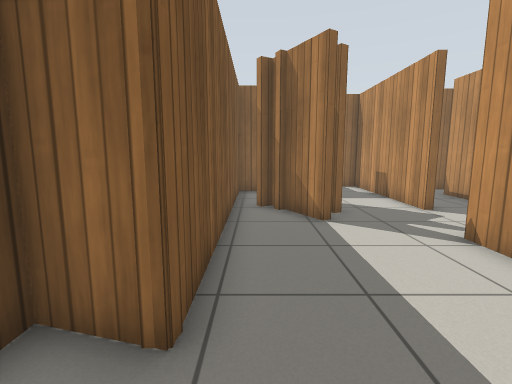
[1] (above)

17 first-person views from a walk through a world built for the Gazebo simulator. The camera is 0.94 m above the floor, tilts 8° down and sees 85° across. The lines on the ground mark 1 m squares. The floor is counted in squares, 0.5 m on a side. Each view is taken from the middle of a square. On the plan, view 1 faces up. The plan holds only what a view shows up to about 16 squares ahead; the rest is blank. Simple patterns stand in for the simulator's built-in surfaces.

[2]
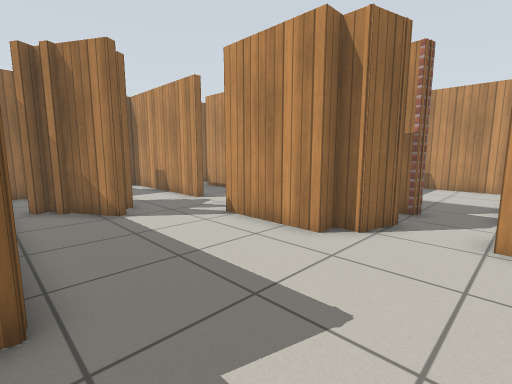

[3]
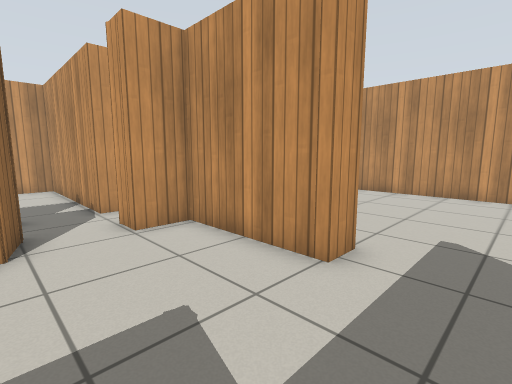

[4]
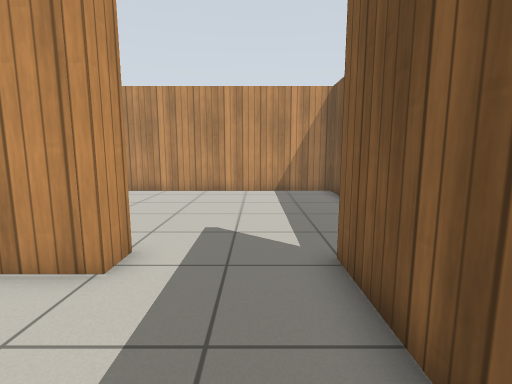

[5]
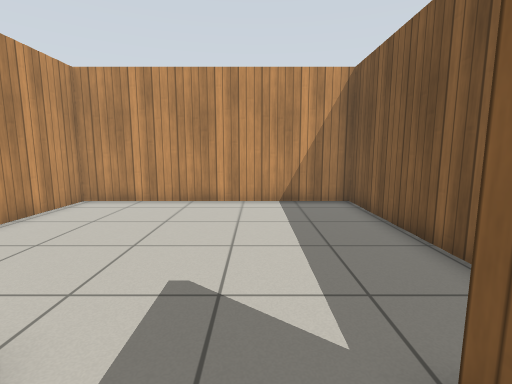

[6]
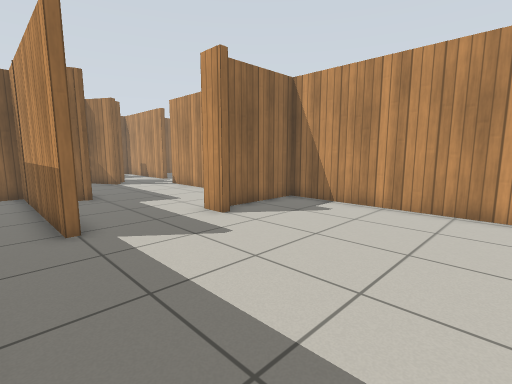

[7]
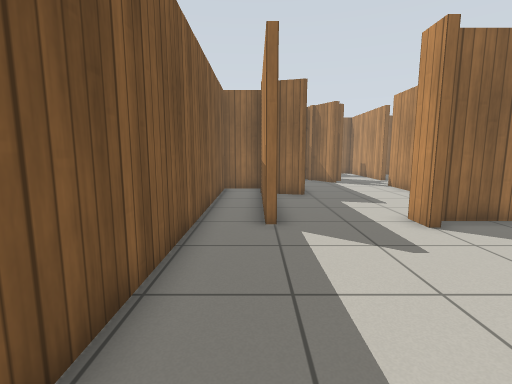

[8]
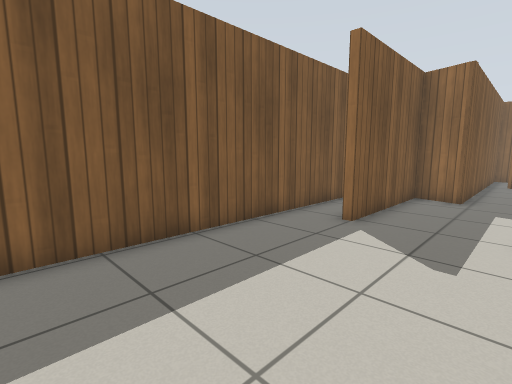

[9]
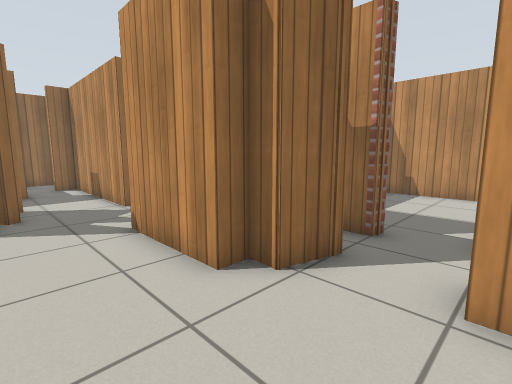

[10]
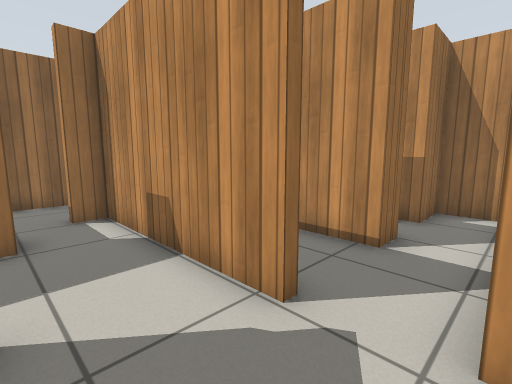

[11]
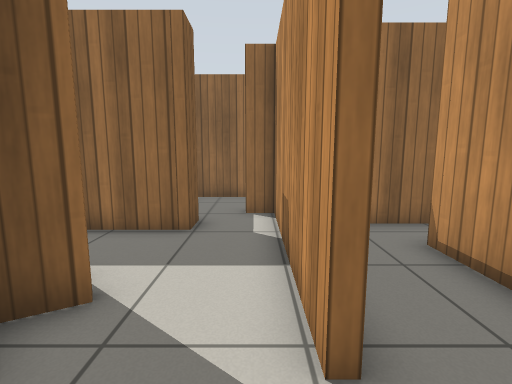

[12]
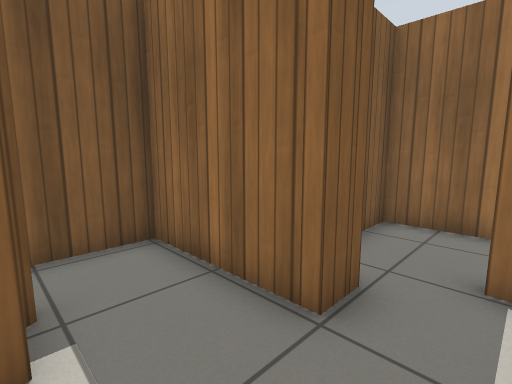

[13]
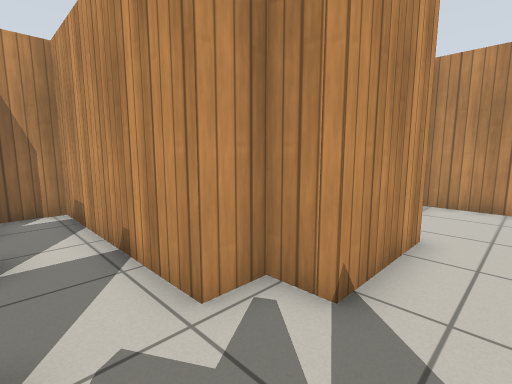

[14]
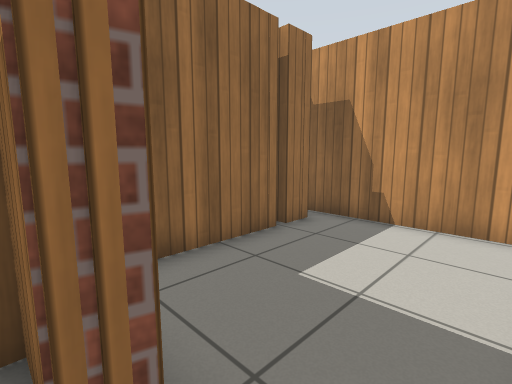

[15]
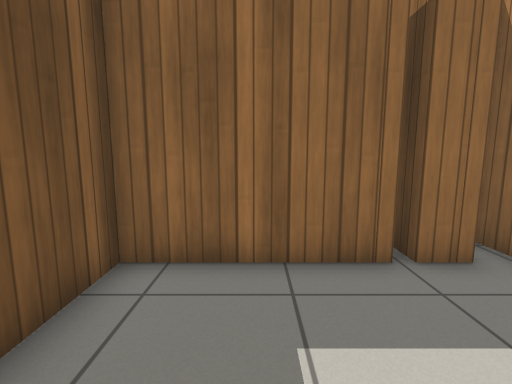

[16]
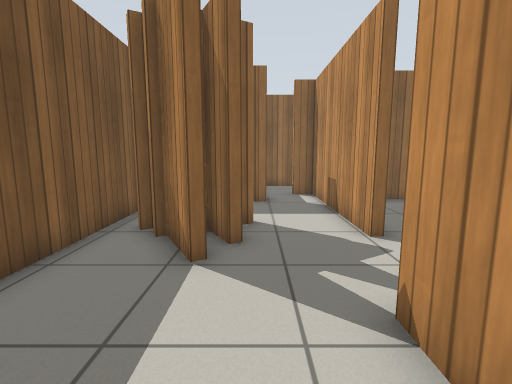

[17]
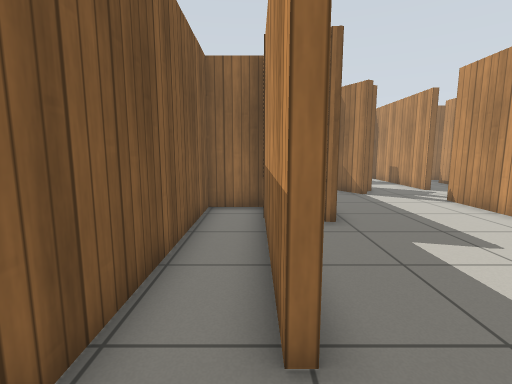

### Floor plan
Points are (right, up) in squares from view 1. A wall is a line through its corners. A room is listed if a view was taken in it or the views show most of it. See-through windows are left out.
Room 1 (views 1, 2, 3, 4, 5, 9, 10, 11, 12, 13, 16)
walls: (1.9, 7.5) (0.9, 9.3); (6.8, 1.4) (5.3, 1.8) (5.3, 2.5) (4.6, 2.5) (4.6, 6) (5.8, 6) (5.8, 7.2); (2.8, 8.8) (2.5, 8.6) (1.8, 9.7); (6, 9.1) (5.6, 9.1) (5.6, 11.6); (1.4, -2.1) (5.8, -2.1) (5.8, -0.6) (6.6, -0.6); (0.7, 9.9) (0.2, 9.6); (3, 10.4) (2.1, 9.9); (-0.8, 10) (-0.8, 2.4) (-2.5, 2.9) (-2.5, -1.4)
ways out: opening at (0, -2.5) to room 2; opening at (6.5, 0.5) to room 3; opening at (4, 10.5) to room 4; gap at (0, 10) to room 4; opening at (6, 8.5)
Room 2 (views 6, 7, 8, 17)
walls: (1.4, -3.3) (1.4, -2.1); (-2.7, -2.9) (-2.7, 4.6) (-4.6, 4.6) (-4.6, -11.8) (5.8, -11.8) (5.8, -2.4) (2.1, -2.4); (-2.5, -1.4) (-2.5, -2.9)
ways out: opening at (0, -2.5) to room 1
Room 3 (views 14, 15)
walls: (13.4, 4.6) (8.7, 4.6) (8.7, 2.4); (8.8, 1.4) (8.2, 1.4); (8.7, 1.3) (8.2, 1.5); (14.9, 4.6) (13.8, 4.6); (8.5, -0.6) (15.7, -0.6) (15.7, 5.7)
ways out: opening at (6.5, 0.5) to room 1; opening at (8, -1)
Room 4 (no view inside)
walls: (3.4, 14.8) (3.4, 13.7) (-0.8, 13.7) (-0.8, 10); (5.6, 11.6) (5.6, 15.6) (4.6, 15.6) (4.6, 16); (5.3, 18.8) (2.2, 18.8) (2.2, 17.3)
ways out: opening at (4, 10.5) to room 1; gap at (0, 10) to room 1

Positions as (right, up) in squares from view 1, and headings:
1: (0, 0), facing up
2: (-1, -1), facing up-right
3: (-1, 2), facing down-right
4: (-1, 2), facing down
5: (-1, -1), facing down
6: (-4, -10), facing up-right
7: (-3, -10), facing up
8: (1, -10), facing up-left
9: (2, -1), facing up-right
10: (3, 7), facing up-right
11: (5, 7), facing up
12: (5, 11), facing up-left
13: (3, 9), facing down-right
14: (8, 0), facing up-right
15: (11, 0), facing up
16: (3, 3), facing up
17: (-3, -5), facing up
